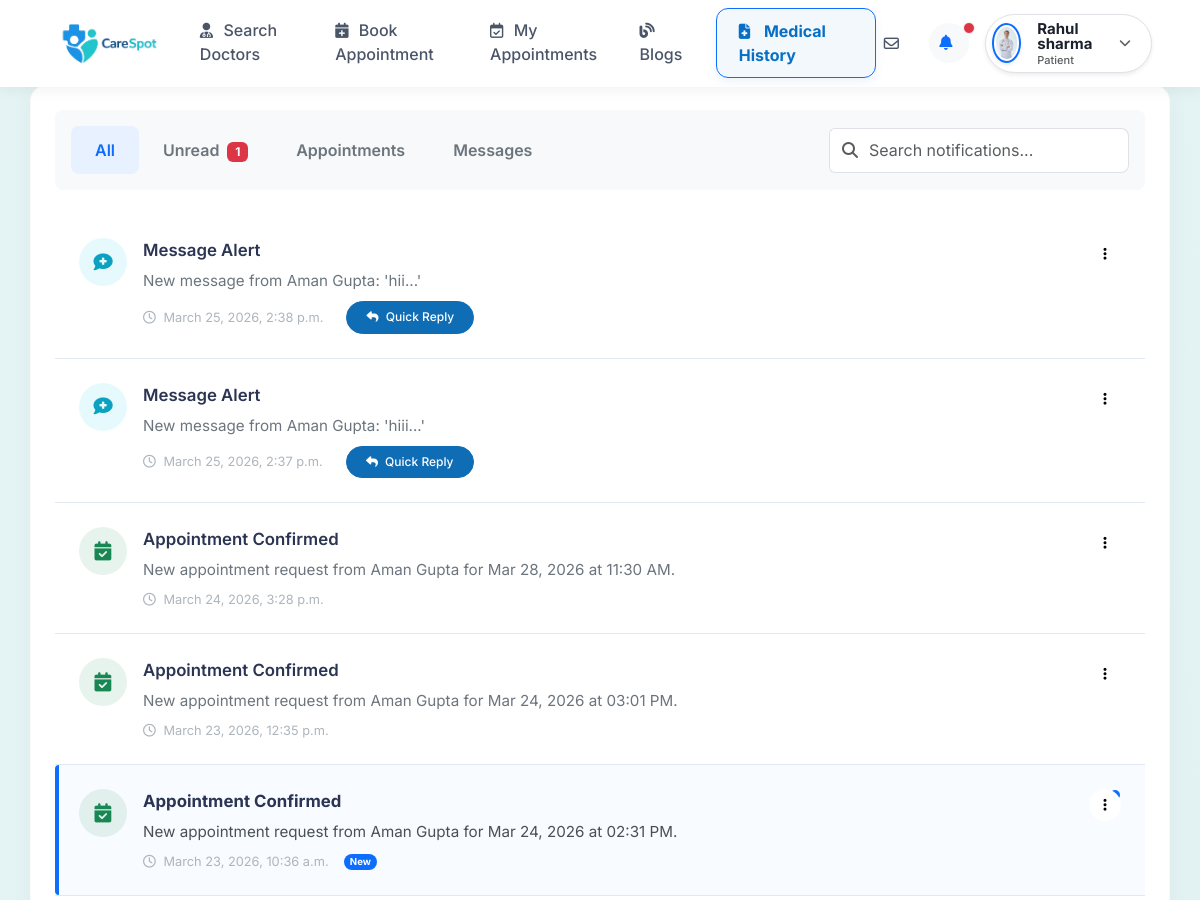
Before: /patientMessages/ (signed in, upper part) with the older database file.
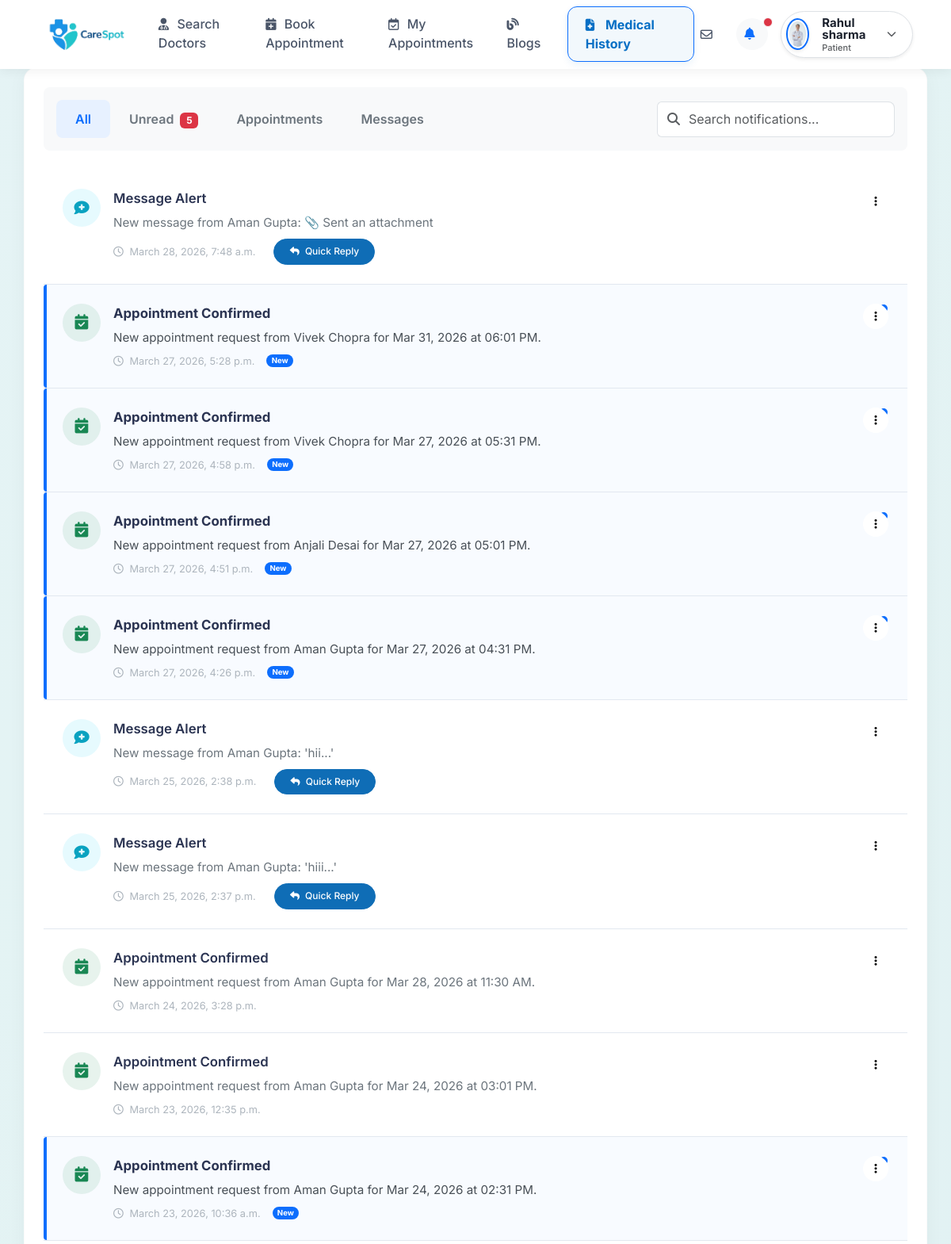
After: the same page with the newer database file.
### user/models.py (models this page shows, shortened)
class tblnotification(models.Model):
    notificationID=models.AutoField(primary_key=True)
    userID=models.ForeignKey(tblUser,on_delete=models.CASCADE)
    senderID=models.IntegerField(null=True, blank=True)
    message=models.TextField(max_length=500)
    createdDT=models.DateTimeField(auto_now_add=True)
    isRead=models.BooleanField(default=False)

### user/views.py (the view)
# urls.py: path('patientMessages/',views.patientMessages,name='patientMessages'),
def patientMessages(request):
    if 'user_id' not in request.session:
        return redirect('Login')
    user_id = request.session['user_id']
    notifications = tblnotification.objects.filter(userID=user_id).order_by('-createdDT')
    unread_count = notifications.filter(isRead=False).count()
    chats = tblchat.objects.filter(
        models.Q(senderID=user_id) | models.Q(receiverID=user_id)
    ).order_by('-createdDT')
    partner_ids = []
    for chat in chats:
        other_id = chat.senderID if chat.senderID != user_id else chat.receiverID
        if other_id not in partner_ids:
            partner_ids.append(other_id)
    partners_list = []
    for pid in partner_ids:
        p_user = tblUser.objects.filter(userID=pid).first()
        if p_user:
            last_msg = chats.filter(
                models.Q(senderID=pid, receiverID=user_id) |
                models.Q(senderID=user_id, receiverID=pid)
            ).first()
            partners_list.append({
                'user': p_user,
                'last_message': last_msg,
                'unread_count': chats.filter(senderID=pid, receiverID=user_id, isRead=False).count()
            })
    active_partner_id = request.GET.get('partner', '')
    data = {
        "user": tblUser.objects.filter(userID=user_id).first(),
        "notifications": notifications,
        "unread_count": unread_count,
        "partners": partners_list,
        "active_partner_id": active_partner_id,
    }
    return render(request, 'patient_messages_notifications.html', data)

### user/templates/patient_messages_notifications.html (shortened to what the changed rows need)
{% extends 'patient_base.html' %}
{% block content %}
  <div class="row g-4">
    <div class="col-lg-12">
      <div class="premium-card p-4">
        <div
          class="d-flex flex-wrap justify-content-between align-items-center mb-4 gap-3 bg-light p-3 rounded-3"
        >
          <ul class="nav nav-pills" id="notificationTabs" role="tablist">
            <li class="nav-item" role="presentation">
              <button
                class="nav-link"
                id="unread-tab"
                data-bs-toggle="pill"
                data-bs-target="#unread"
                type="button"
                role="tab"
              >
                Unread
                <span class="badge bg-danger ms-1">{{ unread_count }}</span>
              </button>
            </li>
          </ul>
        </div>
        <div class="tab-content" id="notificationTabsContent">
          <div class="tab-pane fade show active" id="all" role="tabpanel">
            <div class="notification-list">
              {% for notif in notifications %}
              <div
                class="notification-item {% if not notif.isRead %}unread{% endif %}"
              >
                <div class="d-flex gap-3">
                  <div
                    class="notif-icon {% if 'message' in notif.message|lower %}message{% elif 'rejected' in notif.message|lower %}alert{% else %}success{% endif %}"
                  >
                    {% if 'message' in notif.message|lower %}
                    <i class="fa-solid fa-comment-medical"></i>
                    {% elif 'rejected' in notif.message|lower %}
                    <i class="fa-solid fa-calendar-xmark"></i>
                    {% else %}
                    <i class="fa-solid fa-calendar-check"></i>
                    {% endif %}
                  </div>
                  <div class="flex-grow-1">
                    <div
                      class="d-flex justify-content-between align-items-start"
                    >
                      <div class="notif-title">
                        {% if 'message' in notif.message|lower %}Message Alert
                        {% elif 'rejected' in notif.message|lower %}Appointment Rejected
                        {% else %}Appointment Confirmed{% endif %}
                      </div>
                      <div class="dropdown">
                        <button
                          class="btn btn-sm btn-icon-only text-muted"
                          type="button"
                          data-bs-toggle="dropdown"
                        >
                          <i class="fa-solid fa-ellipsis-vertical"></i>
                        </button>
                      </div>
                    </div>
                    <div class="notif-desc">{{ notif.message }}</div>
                    <div class="notif-meta mt-2">
                      <span><i class="fa-regular fa-clock me-1"></i> {{ notif.createdDT }}</span>
                      {% if not notif.isRead %}
                      <span class="badge bg-primary rounded-pill">New</span>
                      {% endif %} {% if 'message' in notif.message|lower %}
                      <button
                        class="btn btn-sm btn-info text-white btn-pill ms-2"
                        style="font-size: 0.75rem"
                        onclick="openReplyModalFromNotif('{{ notif.message|escapejs }}')"
                      >
                        <i class="fa-solid fa-reply me-1"></i> Quick Reply
                      </button>
                      {% endif %}
                    </div>
                  </div>
                </div>
              </div>
              {% endfor %}
            </div>
          </div>
        </div>
      </div>
    </div>
  </div>
{% endblock %}

Changed rows visible on the page:
added tblnotification: shows "Message Alert", message "New message from Aman Gupta: 📎 Sent an attachment", createdDT "March 28, 2026, 7:48 a.m.", isRead True (drawn)
added tblnotification: shows "Appointment Confirmed", message "New appointment request from Vivek Chopra for Mar 31, 2026 at 06:01 PM.", createdDT "March 27, 2026, 5:28 p.m.", isRead "New"
added tblnotification: shows "Appointment Confirmed", message "New appointment request from Vivek Chopra for Mar 27, 2026 at 05:31 PM.", createdDT "March 27, 2026, 4:58 p.m.", isRead "New"
added tblnotification: shows "Appointment Confirmed", message "New appointment request from Anjali Desai for Mar 27, 2026 at 05:01 PM.", createdDT "March 27, 2026, 4:51 p.m.", isRead "New"
added tblnotification: shows "Appointment Confirmed", message "New appointment request from Aman Gupta for Mar 27, 2026 at 04:31 PM.", createdDT "March 27, 2026, 4:26 p.m.", isRead "New"
Other visible differences:
{{ unread_count }}: "1" → "5"
